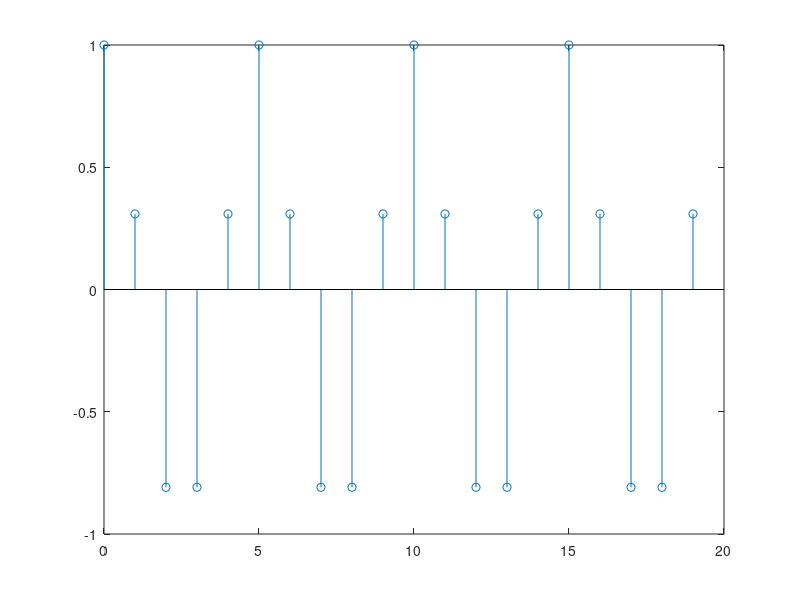
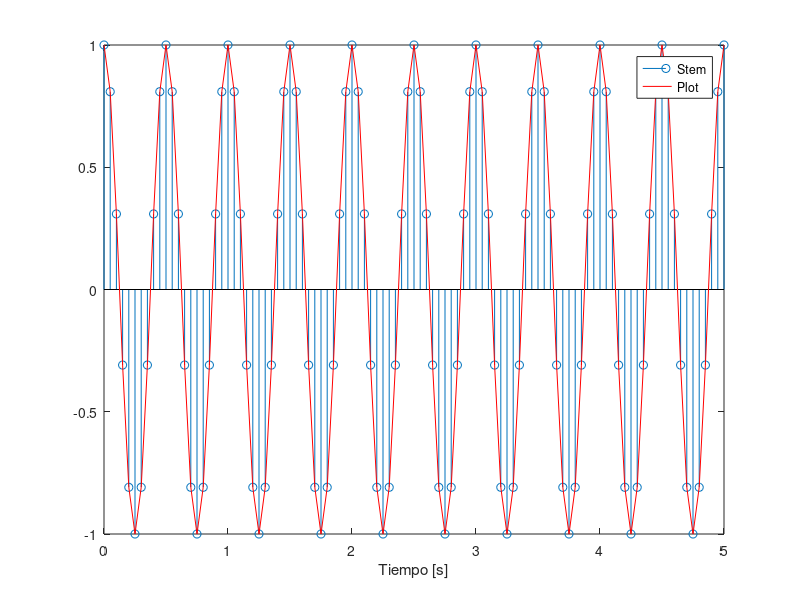
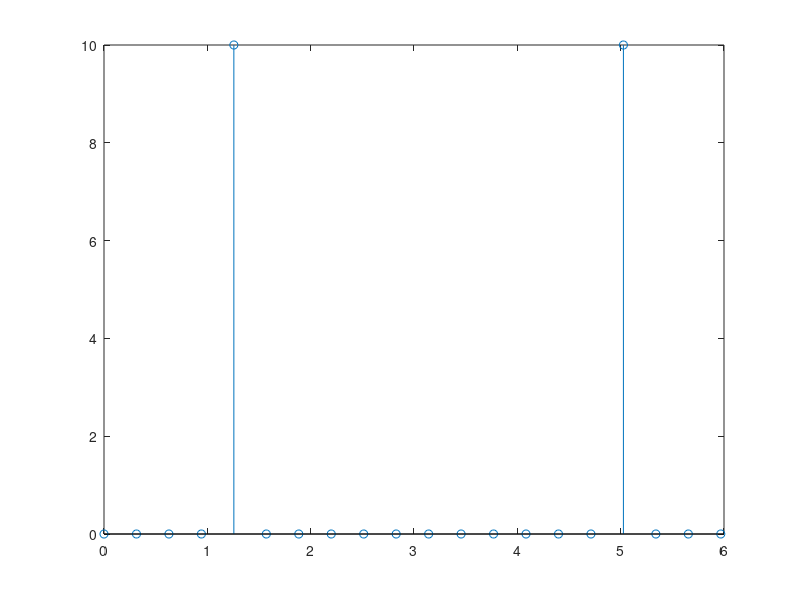

Recreate these plots in MATLAB, in order. (Note: this script raises an error after producing the figures.)
% Primer programa en Matlab

% ** Curso 1 Seniales y Sistemas - FIUBA **


clc,clear all % Limpiamos la pantalla y borramos todas las variables


%% Coseno discreto

n = 0:19;
Omega = 2*pi/5;
y1 = cos(Omega*n); % Frec Omega=2pi/5

figure
stem(n,y1)



%% Coseno continuo muestreado

fs = 20;        % frec de muestreo
f0 = 2;         % frec coseno [Hz]
T = 5;          % duracion del coseno [s]
t = 0:1/fs:T;   % eje temporal. El paso es 1/fs

y2 = cos(2*pi*f0*t); % señal muestreada

% Ploteo señales superpuestas usando stem y plot

figure,stem(t,y2)
hold on,plot(t,y2,'r')
xlabel 'Tiempo [s]'
legend('Stem','Plot')



%% DFT del coseno

Y = fft(y1);    % hago la DFT (muestras de la T.F entre 0 y 2pi)
Y_abs = abs(Y); % tomo el valor absoluto de la DFT (es compleja)
Y_eje = 0:2*pi/20:2*pi*19/20; % defino el eje x para el grafico

figure,stem(Y_eje,Y_abs)


%% Espectrograma


% Defino 2 cosenos con frecuencias f1 y f2 y duracion T, y
% los concateno en el vector y

T = 10;
fs = 1000; % elijo fs suficientemente alta
t = 0:1/fs:T;

f1 = 100;
y1 = cos(2*pi*f1*t);

f2 = 200;
y2 = cos(2*pi*f2*t);

y = [y1,y2];  % concateno ambos vectores

% Realizo el espectrograma
% S = SPECTROGRAM(X,WINDOW,NOVERLAP,NFFT,Fs) 
%   X: vector con muestras de la senial
%   WINDOW: ventana del espectrograma (vector o numero de muestras)
%   NOVERLAP: cant de muestras q se solapan las ventanas
%   NFFT: cant de muestras con las que hace la FFT (poner [] para default)
%   FS: frecuencia de muestreo del vector X (pone el eje horizontal del
%       espectrograma en [s] y el vertical en [Hz]

%   Nota: poner 'yaxis' como ultimo argumento pone el eje de tiempo como
%   horizontal. Si no, queda es vertical por defaut.

w1 = hamming(400);  % ventana hamming

figure, SPECTROGRAM(y,w1,200,[],fs,'yaxis') %EN OCTAVE ES OTRA
title 'Espectrograma con Hamming'
caxis([-60 0])      % modifico el color axis para verlo mejor

w2 = boxcar(400);   % ventana cuadrada

figure, spectrogram(y,w2,200,[],fs,'yaxis')

title 'Espectrograma con Boxcar'

caxis([-60 0])

% Nota: explorar los espectrogramas con el boton Rotate 3D de la ventana
% de la figura

% Visualizo la senial y su espectro para comparar

figure,plot(y)

Y = fft(y);

Y_eje = linspace(0,2*pi,length(Y));

figure,plot(Y_eje,abs(Y))





%% Otros espectrogramas (ejemplo tomado de "help spectrogram")



% Spectrogram of linear chirp

t=0:0.001:2;                    % 2 secs @ 1kHz sample rate

y=chirp(t,100,1,200);       % Start @ 100Hz, cross 200Hz at t=1sec

spectrogram(y,kaiser(128,18),120,128,1E3,'yaxis');

title('Linear Chirp: start at 100Hz and cross 200Hz at t=1sec');



% Waterfall display of the PSD of each segment of a VCO

Fs = 10e3;

t = 0:1/Fs:2;

x1 = vco(sawtooth(2*pi*t,0.5),[0.1 0.4]*Fs,Fs);

spectrogram(x1,kaiser(256,5),220,512,Fs);

view(-45,65)

colormap bone



% Ejemplos de imagenes embebidas en espectrogramas de canciones:

%   http://twistedsifter.com/2013/01/hidden-images-embedded-into-songs-spectrographs/



%% Espectros de ventanas

% Otras ventanas que trae el Matlab:

%    bartlett, blackman, boxcar, chebwin, hamming, hann, kaiser, triang.



Nw = 200;    % cant de puntos de la ventana

nfft = 1024; % cant de puntos con que hago la fft (>Nw)



w = hanning(Nw);

W_dB = 20*log10(fftshift(abs(fft(w,nfft)))); % espectro en [dB]



w_eje = linspace(-1,1,nfft); % eje de frecuencias normalizado de -1 a 1 en vez de -pi a pi



figure

subplot(1,2,1),plot(w), xlabel 'Muestras',title 'Ventana'

subplot(1,2,2),plot(w_eje,W_dB), xlabel 'Frec normalizada',title 'Espectro [dB]'



% FIN DEL CODIGO